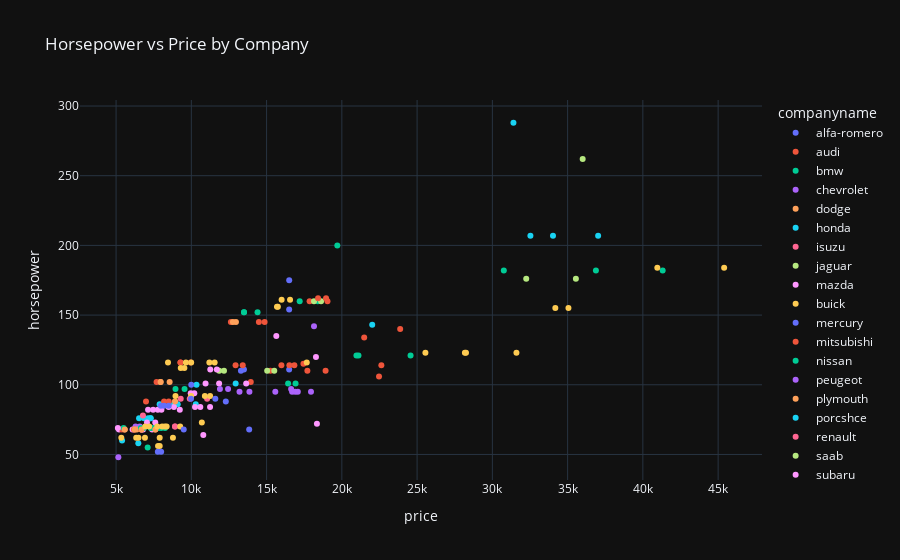

Notebook code cell kept with this figure:
### Code cell
fig = px.scatter(data_frame=data, x='price', y='horsepower', 
                 color='companyname', 
                 hover_data=['car_ID', 'carbody', 'fueltype', 'aspiration'],
                 title='Horsepower vs Price by Company',
                 template='plotly_dark')

fig.show()

### Figure 1 — Plotly figure (JSON) as saved in the notebook; plotly's stock layout.template omitted (floating-point values rounded to 4 significant figures)
{"data": [{"customdata": [[1, "convertible", "gas", "std"], [2, "convertible", "gas", "std"], [3, "hatchback", "gas", "std"]], "hovertemplate": "companyname=alfa-romero<br>price=%{x}<br>horsepower=%{y}<br>car_ID=%{customdata[0]}<br>carbody=%{customdata[1]}<br>fueltype=%{customdata[2]}<br>aspiration=%{customdata[3]}<extra></extra>", "legendgroup": "alfa-romero", "marker": {"color": "#636efa", "symbol": "circle"}, "mode": "markers", "name": "alfa-romero", "orientation": "v", "showlegend": true, "type": "scatter", "x": [13495, 16500, 16500], "xaxis": "x", "y": [111, 111, 154], "yaxis": "y"}, {"customdata": [[4, "sedan", "gas", "std"], [5, "sedan", "gas", "std"], [6, "sedan", "gas", "std"], [7, "sedan", "gas", "std"], [8, "wagon", "gas", "std"], [9, "sedan", "gas", "turbo"], [10, "hatchback", "gas", "turbo"]], "hovertemplate": "companyname=audi<br>price=%{x}<br>horsepower=%{y}<br>car_ID=%{customdata[0]}<br>carbody=%{customdata[1]}<br>fueltype=%{customdata[2]}<br>aspiration=%{customdata[3]}<extra></extra>", "legendgroup": "audi", "marker": {"color": "#EF553B", "symbol": "circle"}, "mode": "markers", "name": "audi", "orientation": "v", "showlegend": true, "type": "scatter", "x": [13950, 17450, 15250, 17710, 18920, 23875, 17860.0], "xaxis": "x", "y": [102, 115, 110, 110, 110, 140, 160], "yaxis": "y"}, {"customdata": [[11, "sedan", "gas", "std"], [12, "sedan", "gas", "std"], [13, "sedan", "gas", "std"], [14, "sedan", "gas", "std"], [15, "sedan", "gas", "std"], [16, "sedan", "gas", "std"], [17, "sedan", "gas", "std"], [18, "sedan", "gas", "std"]], "hovertemplate": "companyname=bmw<br>price=%{x}<br>horsepower=%{y}<br>car_ID=%{customdata[0]}<br>carbody=%{customdata[1]}<br>fueltype=%{customdata[2]}<br>aspiration=%{customdata[3]}<extra></extra>", "legendgroup": "bmw", "marker": {"color": "#00cc96", "symbol": "circle"}, "mode": "markers", "name": "bmw", "orientation": "v", "showlegend": true, "type": "scatter", "x": [16430, 16925, 20970, 21105, 24565, 30760, 41315, 36880], "xaxis": "x", "y": [101, 101, 121, 121, 121, 182, 182, 182], "yaxis": "y"}, {"customdata": [[19, "hatchback", "gas", "std"], [20, "hatchback", "gas", "std"], [21, "sedan", "gas", "std"]], "hovertemplate": "companyname=chevrolet<br>price=%{x}<br>horsepower=%{y}<br>car_ID=%{customdata[0]}<br>carbody=%{customdata[1]}<br>fueltype=%{customdata[2]}<br>aspiration=%{customdata[3]}<extra></extra>", "legendgroup": "chevrolet", "marker": {"color": "#ab63fa", "symbol": "circle"}, "mode": "markers", "name": "chevrolet", "orientation": "v", "showlegend": true, "type": "scatter", "x": [5151, 6295, 6575], "xaxis": "x", "y": [48, 70, 70], "yaxis": "y"}, {"customdata": [[22, "hatchback", "gas", "std"], [23, "hatchback", "gas", "std"], [24, "hatchback", "gas", "turbo"], [25, "hatchback", "gas", "std"], [26, "sedan", "gas", "std"], [27, "sedan", "gas", "std"], [28, "sedan", "gas", "turbo"], [29, "wagon", "gas", "std"], [30, "hatchback", "gas", "turbo"]], "hovertemplate": "companyname=dodge<br>price=%{x}<br>horsepower=%{y}<br>car_ID=%{customdata[0]}<br>carbody=%{customdata[1]}<br>fueltype=%{customdata[2]}<br>aspiration=%{customdata[3]}<extra></extra>", "legendgroup": "dodge", "marker": {"color": "#FFA15A", "symbol": "circle"}, "mode": "markers", "name": "dodge", "orientation": "v", "showlegend": true, "type": "scatter", "x": [5572, 6377, 7957, 6229, 6692, 7609, 8558, 8921, 12964], "xaxis": "x", "y": [68, 68, 102, 68, 68, 68, 102, 88, 145], "yaxis": "y"}, {"customdata": [[31, "hatchback", "gas", "std"], [32, "hatchback", "gas", "std"], [33, "hatchback", "gas", "std"], [34, "hatchback", "gas", "std"], [35, "hatchback", "gas", "std"], [36, "sedan", "gas", "std"], [37, "wagon", "gas", "std"], [38, "hatchback", "gas", "std"], [39, "hatchback", "gas", "std"], [40, "sedan", "gas", "std"], [41, "sedan", "gas", "std"], [42, "sedan", "gas", "std"], [43, "sedan", "gas", "std"]], "hovertemplate": "companyname=honda<br>price=%{x}<br>horsepower=%{y}<br>car_ID=%{customdata[0]}<br>carbody=%{customdata[1]}<br>fueltype=%{customdata[2]}<br>aspiration=%{customdata[3]}<extra></extra>", "legendgroup": "honda", "marker": {"color": "#19d3f3", "symbol": "circle"}, "mode": "markers", "name": "honda", "orientation": "v", "showlegend": true, "type": "scatter", "x": [6479, 6855, 5399, 6529, 7129, 7295, 7295, 7895, 9095, 8845, 10295, 12945, 10345], "xaxis": "x", "y": [58, 76, 60, 76, 76, 76, 76, 86, 86, 86, 86, 101, 100], "yaxis": "y"}, {"customdata": [[44, "sedan", "gas", "std"], [45, "sedan", "gas", "std"], [46, "sedan", "gas", "std"], [47, "hatchback", "gas", "std"]], "hovertemplate": "companyname=isuzu<br>price=%{x}<br>horsepower=%{y}<br>car_ID=%{customdata[0]}<br>carbody=%{customdata[1]}<br>fueltype=%{customdata[2]}<br>aspiration=%{customdata[3]}<extra></extra>", "legendgroup": "isuzu", "marker": {"color": "#FF6692", "symbol": "circle"}, "mode": "markers", "name": "isuzu", "orientation": "v", "showlegend": true, "type": "scatter", "x": [6785, 8916.0, 8916.0, 11048], "xaxis": "x", "y": [78, 70, 70, 90], "yaxis": "y"}, {"customdata": [[48, "sedan", "gas", "std"], [49, "sedan", "gas", "std"], [50, "sedan", "gas", "std"]], "hovertemplate": "companyname=jaguar<br>price=%{x}<br>horsepower=%{y}<br>car_ID=%{customdata[0]}<br>carbody=%{customdata[1]}<br>fueltype=%{customdata[2]}<br>aspiration=%{customdata[3]}<extra></extra>", "legendgroup": "jaguar", "marker": {"color": "#B6E880", "symbol": "circle"}, "mode": "markers", "name": "jaguar", "orientation": "v", "showlegend": true, "type": "scatter", "x": [32250, 35550, 36000], "xaxis": "x", "y": [176, 176, 262], "yaxis": "y"}, {"customdata": [[51, "hatchback", "gas", "std"], [52, "hatchback", "gas", "std"], [53, "hatchback", "gas", "std"], [54, "sedan", "gas", "std"], [55, "sedan", "gas", "std"], [56, "hatchback", "gas", "std"], [57, "hatchback", "gas", "std"], [58, "hatchback", "gas", "std"], [59, "hatchback", "gas", "std"], [60, "hatchback", "gas", "std"], [61, "sedan", "gas", "std"], [62, "hatchback", "gas", "std"], [63, "sedan", "gas", "std"], [64, "sedan", "diesel", "std"], [65, "hatchback", "gas", "std"], [66, "sedan", "gas", "std"], [67, "sedan", "diesel", "std"]], "hovertemplate": "companyname=mazda<br>price=%{x}<br>horsepower=%{y}<br>car_ID=%{customdata[0]}<br>carbody=%{customdata[1]}<br>fueltype=%{customdata[2]}<br>aspiration=%{customdata[3]}<extra></extra>", "legendgroup": "mazda", "marker": {"color": "#FF97FF", "symbol": "circle"}, "mode": "markers", "name": "mazda", "orientation": "v", "showlegend": true, "type": "scatter", "x": [5195, 6095, 6795, 6695, 7395, 10945, 11845, 13645, 15645, 8845, 8495, 10595, 10245, 10795, 11245, 18280, 18344], "xaxis": "x", "y": [68, 68, 68, 68, 68, 101, 101, 101, 135, 84, 84, 84, 84, 64, 84, 120, 72], "yaxis": "y"}, {"customdata": [[68, "sedan", "diesel", "turbo"], [69, "wagon", "diesel", "turbo"], [70, "hardtop", "diesel", "turbo"], [71, "sedan", "diesel", "turbo"], [72, "sedan", "gas", "std"], [73, "convertible", "gas", "std"], [74, "sedan", "gas", "std"], [75, "hardtop", "gas", "std"]], "hovertemplate": "companyname=buick<br>price=%{x}<br>horsepower=%{y}<br>car_ID=%{customdata[0]}<br>carbody=%{customdata[1]}<br>fueltype=%{customdata[2]}<br>aspiration=%{customdata[3]}<extra></extra>", "legendgroup": "buick", "marker": {"color": "#FECB52", "symbol": "circle"}, "mode": "markers", "name": "buick", "orientation": "v", "showlegend": true, "type": "scatter", "x": [25552, 28248, 28176, 31600, 34184, 35056, 40960, 45400], "xaxis": "x", "y": [123, 123, 123, 123, 155, 155, 184, 184], "yaxis": "y"}, {"customdata": [[76, "hatchback", "gas", "turbo"]], "hovertemplate": "companyname=mercury<br>price=%{x}<br>horsepower=%{y}<br>car_ID=%{customdata[0]}<br>carbody=%{customdata[1]}<br>fueltype=%{customdata[2]}<br>aspiration=%{customdata[3]}<extra></extra>", "legendgroup": "mercury", "marker": {"color": "#636efa", "symbol": "circle"}, "mode": "markers", "name": "mercury", "orientation": "v", "showlegend": true, "type": "scatter", "x": [16503], "xaxis": "x", "y": [175], "yaxis": "y"}, {"customdata": [[77, "hatchback", "gas", "std"], [78, "hatchback", "gas", "std"], [79, "hatchback", "gas", "std"], [80, "hatchback", "gas", "turbo"], [81, "hatchback", "gas", "turbo"], [82, "hatchback", "gas", "std"], [83, "hatchback", "gas", "turbo"], [84, "hatchback", "gas", "turbo"], [85, "hatchback", "gas", "turbo"], [86, "sedan", "gas", "std"], [87, "sedan", "gas", "std"], [88, "sedan", "gas", "turbo"], [89, "sedan", "gas", "std"]], "hovertemplate": "companyname=mitsubishi<br>price=%{x}<br>horsepower=%{y}<br>car_ID=%{customdata[0]}<br>carbody=%{customdata[1]}<br>fueltype=%{customdata[2]}<br>aspiration=%{customdata[3]}<extra></extra>", "legendgroup": "mitsubishi", "marker": {"color": "#EF553B", "symbol": "circle"}, "mode": "markers", "name": "mitsubishi", "orientation": "v", "showlegend": true, "type": "scatter", "x": [5389, 6189, 6669, 7689, 9959, 8499, 12629, 14869, 14489, 6989, 8189, 9279, 9279], "xaxis": "x", "y": [68, 68, 68, 102, 116, 88, 145, 145, 145, 88, 88, 116, 116], "yaxis": "y"}, {"customdata": [[90, "sedan", "gas", "std"], [91, "sedan", "diesel", "std"], [92, "sedan", "gas", "std"], [93, "sedan", "gas", "std"], [94, "wagon", "gas", "std"], [95, "sedan", "gas", "std"], [96, "hatchback", "gas", "std"], [97, "sedan", "gas", "std"], [98, "wagon", "gas", "std"], [99, "hardtop", "gas", "std"], [100, "hatchback", "gas", "std"], [101, "sedan", "gas", "std"], [102, "sedan", "gas", "std"], [103, "wagon", "gas", "std"], [104, "sedan", "gas", "std"], [105, "hatchback", "gas", "std"], [106, "hatchback", "gas", "turbo"], [107, "hatchback", "gas", "std"]], "hovertemplate": "companyname=nissan<br>price=%{x}<br>horsepower=%{y}<br>car_ID=%{customdata[0]}<br>carbody=%{customdata[1]}<br>fueltype=%{customdata[2]}<br>aspiration=%{customdata[3]}<extra></extra>", "legendgroup": "nissan", "marker": {"color": "#00cc96", "symbol": "circle"}, "mode": "markers", "name": "nissan", "orientation": "v", "showlegend": true, "type": "scatter", "x": [5499, 7099, 6649, 6849, 7349, 7299, 7799, 7499, 7999, 8249, 8949, 9549, 13499, 14399, 13499, 17199, 19699, 18399], "xaxis": "x", "y": [69, 55, 69, 69, 69, 69, 69, 69, 69, 69, 97, 97, 152, 152, 152, 160, 200, 160], "yaxis": "y"}, {"customdata": [[108, "sedan", "gas", "std"], [109, "sedan", "diesel", "turbo"], [110, "wagon", "gas", "std"], [111, "wagon", "diesel", "turbo"], [112, "sedan", "gas", "std"], [113, "sedan", "diesel", "turbo"], [114, "wagon", "gas", "std"], [115, "wagon", "diesel", "turbo"], [116, "sedan", "gas", "std"], [117, "sedan", "diesel", "turbo"], [118, "sedan", "gas", "turbo"]], "hovertemplate": "companyname=peugeot<br>price=%{x}<br>horsepower=%{y}<br>car_ID=%{customdata[0]}<br>carbody=%{customdata[1]}<br>fueltype=%{customdata[2]}<br>aspiration=%{customdata[3]}<extra></extra>", "legendgroup": "peugeot", "marker": {"color": "#ab63fa", "symbol": "circle"}, "mode": "markers", "name": "peugeot", "orientation": "v", "showlegend": true, "type": "scatter", "x": [11900, 13200, 12440, 13860, 15580, 16900, 16695, 17075, 16630, 17950, 18150], "xaxis": "x", "y": [97, 95, 97, 95, 95, 95, 95, 95, 97, 95, 142], "yaxis": "y"}, {"customdata": [[119, "hatchback", "gas", "std"], [120, "hatchback", "gas", "turbo"], [121, "hatchback", "gas", "std"], [122, "sedan", "gas", "std"], [123, "sedan", "gas", "std"], [124, "wagon", "gas", "std"], [125, "hatchback", "gas", "turbo"]], "hovertemplate": "companyname=plymouth<br>price=%{x}<br>horsepower=%{y}<br>car_ID=%{customdata[0]}<br>carbody=%{customdata[1]}<br>fueltype=%{customdata[2]}<br>aspiration=%{customdata[3]}<extra></extra>", "legendgroup": "plymouth", "marker": {"color": "#FFA15A", "symbol": "circle"}, "mode": "markers", "name": "plymouth", "orientation": "v", "showlegend": true, "type": "scatter", "x": [5572, 7957, 6229, 6692, 7609, 8921, 12764], "xaxis": "x", "y": [68, 102, 68, 68, 68, 88, 145], "yaxis": "y"}, {"customdata": [[126, "hatchback", "gas", "std"], [127, "hardtop", "gas", "std"], [128, "hardtop", "gas", "std"], [129, "convertible", "gas", "std"], [130, "hatchback", "gas", "std"]], "hovertemplate": "companyname=porcshce<br>price=%{x}<br>horsepower=%{y}<br>car_ID=%{customdata[0]}<br>carbody=%{customdata[1]}<br>fueltype=%{customdata[2]}<br>aspiration=%{customdata[3]}<extra></extra>", "legendgroup": "porcshce", "marker": {"color": "#19d3f3", "symbol": "circle"}, "mode": "markers", "name": "porcshce", "orientation": "v", "showlegend": true, "type": "scatter", "x": [22018, 32528, 34028, 37028, 31400.0], "xaxis": "x", "y": [143, 207, 207, 207, 288], "yaxis": "y"}, {"customdata": [[131, "wagon", "gas", "std"], [132, "hatchback", "gas", "std"]], "hovertemplate": "companyname=renault<br>price=%{x}<br>horsepower=%{y}<br>car_ID=%{customdata[0]}<br>carbody=%{customdata[1]}<br>fueltype=%{customdata[2]}<br>aspiration=%{customdata[3]}<extra></extra>", "legendgroup": "renault", "marker": {"color": "#FF6692", "symbol": "circle"}, "mode": "markers", "name": "renault", "orientation": "v", "showlegend": true, "type": "scatter", "x": [9295, 9895], "xaxis": "x", "y": [90, 90], "yaxis": "y"}, {"customdata": [[133, "hatchback", "gas", "std"], [134, "sedan", "gas", "std"], [135, "hatchback", "gas", "std"], [136, "sedan", "gas", "std"], [137, "hatchback", "gas", "turbo"], [138, "sedan", "gas", "turbo"]], "hovertemplate": "companyname=saab<br>price=%{x}<br>horsepower=%{y}<br>car_ID=%{customdata[0]}<br>carbody=%{customdata[1]}<br>fueltype=%{customdata[2]}<br>aspiration=%{customdata[3]}<extra></extra>", "legendgroup": "saab", "marker": {"color": "#B6E880", "symbol": "circle"}, "mode": "markers", "name": "saab", "orientation": "v", "showlegend": true, "type": "scatter", "x": [11850, 12170, 15040, 15510, 18150, 18620], "xaxis": "x", "y": [110, 110, 110, 110, 160, 160], "yaxis": "y"}, {"customdata": [[139, "hatchback", "gas", "std"], [140, "hatchback", "gas", "std"], [141, "hatchback", "gas", "std"], [142, "sedan", "gas", "std"], [143, "sedan", "gas", "std"], [144, "sedan", "gas", "std"], [145, "sedan", "gas", "std"], [146, "sedan", "gas", "turbo"], [147, "wagon", "gas", "std"], [148, "wagon", "gas", "std"], [149, "wagon", "gas", "std"], [150, "wagon", "gas", "turbo"]], "hovertemplate": "companyname=subaru<br>price=%{x}<br>horsepower=%{y}<br>car_ID=%{customdata[0]}<br>carbody=%{customdata[1]}<br>fueltype=%{customdata[2]}<br>aspiration=%{customdata[3]}<extra></extra>", "legendgroup": "subaru", "marker": {"color": "#FF97FF", "symbol": "circle"}, "mode": "markers", "name": "subaru", "orientation": "v", "showlegend": true, "type": "scatter", "x": [5118, 7053, 7603, 7126, 7775, 9960, 9233, 11259, 7463, 10198, 8013, 11694], "xaxis": "x", "y": [69, 73, 73, 82, 82, 94, 82, 111, 82, 94, 82, 111], "yaxis": "y"}, {"customdata": [[151, "hatchback", "gas", "std"], [152, "hatchback", "gas", "std"], [153, "hatchback", "gas", "std"], [154, "wagon", "gas", "std"], [155, "wagon", "gas", "std"], [156, "wagon", "gas", "std"], [157, "sedan", "gas", "std"], [158, "hatchback", "gas", "std"], [159, "sedan", "diesel", "std"], [160, "hatchback", "diesel", "std"], [161, "sedan", "gas", "std"], [162, "hatchback", "gas", "std"], [163, "sedan", "gas", "std"], [164, "sedan", "gas", "std"], [165, "hatchback", "gas", "std"], [166, "sedan", "gas", "std"], [167, "hatchback", "gas", "std"], [168, "hardtop", "gas", "std"], [169, "hardtop", "gas", "std"], [170, "hatchback", "gas", "std"], [171, "hardtop", "gas", "std"], [172, "hatchback", "gas", "std"], [173, "convertible", "gas", "std"], [174, "sedan", "gas", "std"], [175, "sedan", "diesel", "turbo"], [176, "hatchback", "gas", "std"], [177, "sedan", "gas", "std"], [178, "hatchback", "gas", "std"], [179, "hatchback", "gas", "std"], [180, "hatchback", "gas", "std"], [181, "sedan", "gas", "std"], [182, "wagon", "gas", "std"]], "hovertemplate": "companyname=toyota<br>price=%{x}<br>horsepower=%{y}<br>car_ID=%{customdata[0]}<br>carbody=%{customdata[1]}<br>fueltype=%{customdata[2]}<br>aspiration=%{customdata[3]}<extra></extra>", "legendgroup": "toyota", "marker": {"color": "#FECB52", "symbol": "circle"}, "mode": "markers", "name": "toyota", "orientation": "v", "showlegend": true, "type": "scatter", "x": [5348, 6338, 6488, 6918, 7898, 8778, 6938, 7198, 7898, 7788, 7738, 8358, 9258, 8058, 8238, 9298, 9538, 8449, 9639, 9989, 11199, 11549, 17669, 8948, 10698, 9988, 10898, 11248, 16558, 15998, 15690, 15750], "xaxis": "x", "y": [62, 62, 62, 62, 62, 62, 70, 70, 56, 56, 70, 70, 70, 70, 70, 112, 112, 116, 116, 116, 116, 116, 116, 92, 73, 92, 92, 92, 161, 161, 156, 156], "yaxis": "y"}, {"customdata": [[183, "sedan", "diesel", "std"], [184, "sedan", "gas", "std"], [185, "sedan", "diesel", "std"], [186, "sedan", "gas", "std"], [187, "sedan", "gas", "std"], [188, "sedan", "diesel", "turbo"], [189, "sedan", "gas", "std"], [190, "convertible", "gas", "std"], [191, "hatchback", "gas", "std"], [192, "sedan", "gas", "std"], [193, "sedan", "diesel", "turbo"], [194, "wagon", "gas", "std"]], "hovertemplate": "companyname=volkswagen<br>price=%{x}<br>horsepower=%{y}<br>car_ID=%{customdata[0]}<br>carbody=%{customdata[1]}<br>fueltype=%{customdata[2]}<br>aspiration=%{customdata[3]}<extra></extra>", "legendgroup": "volkswagen", "marker": {"color": "#636efa", "symbol": "circle"}, "mode": "markers", "name": "volkswagen", "orientation": "v", "showlegend": true, "type": "scatter", "x": [7775, 7975, 7995, 8195, 8495, 9495, 9995, 11595, 9980, 13295, 13845, 12290], "xaxis": "x", "y": [52, 85, 52, 85, 85, 68, 100, 90, 90, 110, 68, 88], "yaxis": "y"}, {"customdata": [[195, "sedan", "gas", "std"], [196, "wagon", "gas", "std"], [197, "sedan", "gas", "std"], [198, "wagon", "gas", "std"], [199, "sedan", "gas", "turbo"], [200, "wagon", "gas", "turbo"], [201, "sedan", "gas", "std"], [202, "sedan", "gas", "turbo"], [203, "sedan", "gas", "std"], [204, "sedan", "diesel", "turbo"], [205, "sedan", "gas", "turbo"]], "hovertemplate": "companyname=volvo<br>price=%{x}<br>horsepower=%{y}<br>car_ID=%{customdata[0]}<br>carbody=%{customdata[1]}<br>fueltype=%{customdata[2]}<br>aspiration=%{customdata[3]}<extra></extra>", "legendgroup": "volvo", "marker": {"color": "#EF553B", "symbol": "circle"}, "mode": "markers", "name": "volvo", "orientation": "v", "showlegend": true, "type": "scatter", "x": [12940, 13415, 15985, 16515, 18420, 18950, 16845, 19045, 21485, 22470, 22625], "xaxis": "x", "y": [114, 114, 114, 114, 162, 162, 114, 160, 134, 106, 114], "yaxis": "y"}], "layout": {"legend": {"title": {"text": "companyname"}, "tracegroupgap": 0}, "title": {"text": "Horsepower vs Price by Company"}, "xaxis": {"anchor": "y", "domain": [0, 1], "title": {"text": "price"}}, "yaxis": {"anchor": "x", "domain": [0, 1], "title": {"text": "horsepower"}}}}
